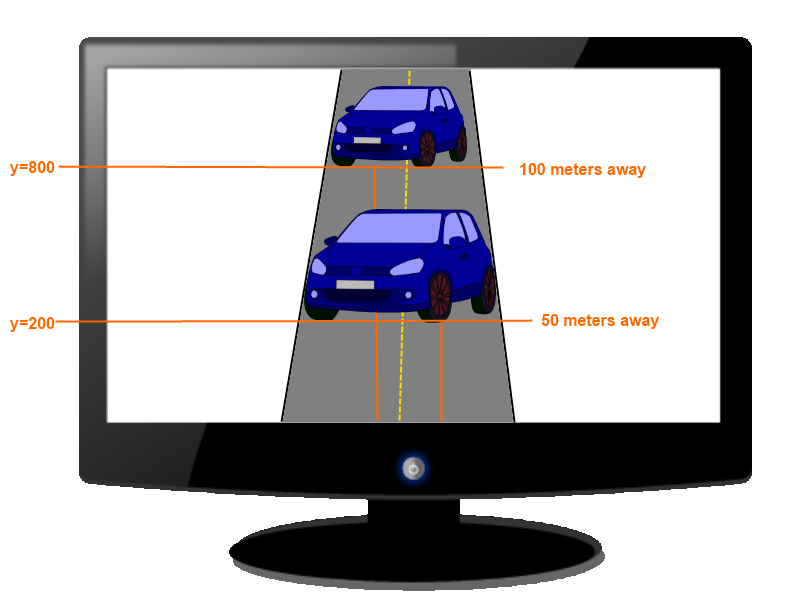
#> input picture Speed Estimation.png, 800 x 600 px, given in place of video.mp4, which was not available
$ python 1.py
#> lines starting #> are read from the running program, lines starting #| are printed output that depends on the picture; pictures that were not available may be replaced by others from this repository, and a replacement may not be noted
import cv2
import time

car_cascade = cv2.CascadeClassifier("cars.xml")
cap = cv2.VideoCapture("video.mp4")

car_num = 1
ax1 = 70
ay = 90
ax2 = 230
bx1 = 15
by = 125
bx2 = 225

def speed_cal(time):
    try :
        speed = (10/1000) * (time / 3600)
        return speed
    except ZeroDivisionError :
        print('Can\'t divide by zero !!')


while cap.isOpened() :
    ret,frame = cap.read()
#> frame is the input picture: shape (600, 800, 3); mean B, G, R 182.7, 178.2, 179.5
    blurred = cv2.blur(frame,(15,15))
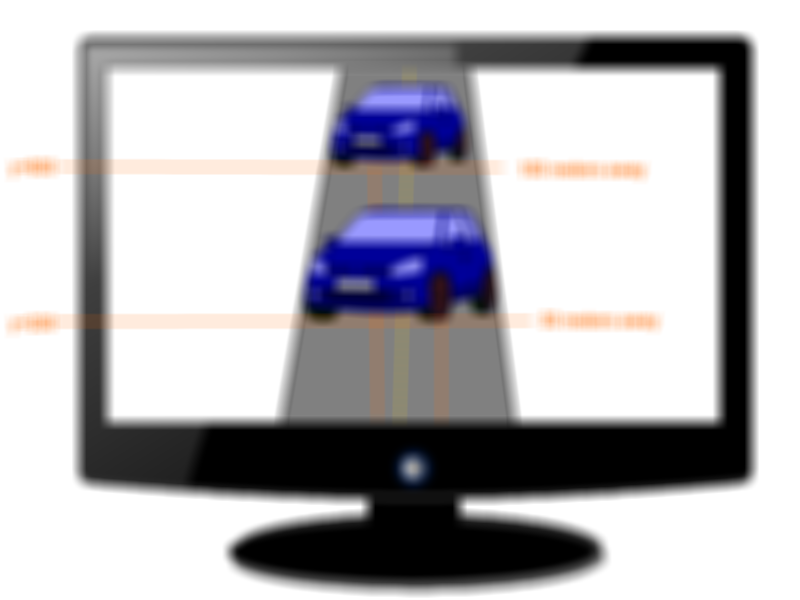
#> blurred: shape (600, 800, 3); mean B, G, R 182.7, 178.2, 179.5
    gray = cv2.cvtColor(blurred,cv2.COLOR_BGR2GRAY)
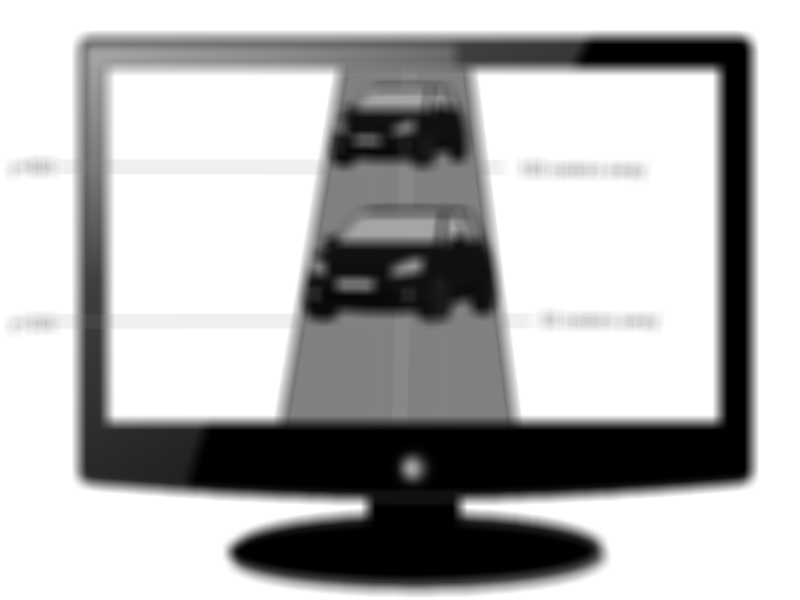
#> gray: shape (600, 800); min 0, max 255, mean 179.1
    cars = car_cascade.detectMultiScale(gray,1.1,2)
#> cars = [[287, 7, 217, 217]]

    cv2.line(frame,(ax1,ay),(ax2,ay),(255,0,0),2)
    cv2.line(frame,(bx1,by),(bx2,by),(255,0,0),2)
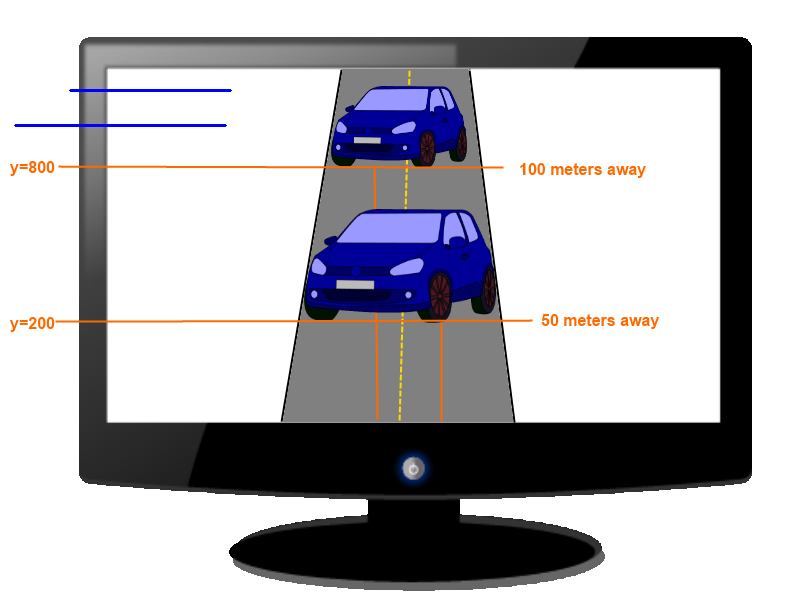
#> frame: shape (600, 800, 3); mean B, G, R 182.7, 177.6, 178.9

    for car in cars :
        (x,y,w,h) = car
        xx = (int((x+x+w)/2))
        yy = (int((y+y+h)/2))
        cv2.rectangle(frame,(x,y),(x+w,y+h),(0,255,255),2)
        cv2.circle(frame,(xx,yy),2,(0,255,0),-1)

        while int(ay) >= int((y+y+h)/2) and  int(ay) <= int((y+y+h)/2) +1  :
            cv2.line(frame,(ax1,ay),(ax2,ay),(0,255,0),2)
            start_time = time.time()
            break

        while int(ay) <= (int((y+h)/2)) :
              cv2.line(frame,(bx1,by),(bx2,by),(0,0,255),2)
#> (the run stopped early here; a loop or call above may not have finished)
